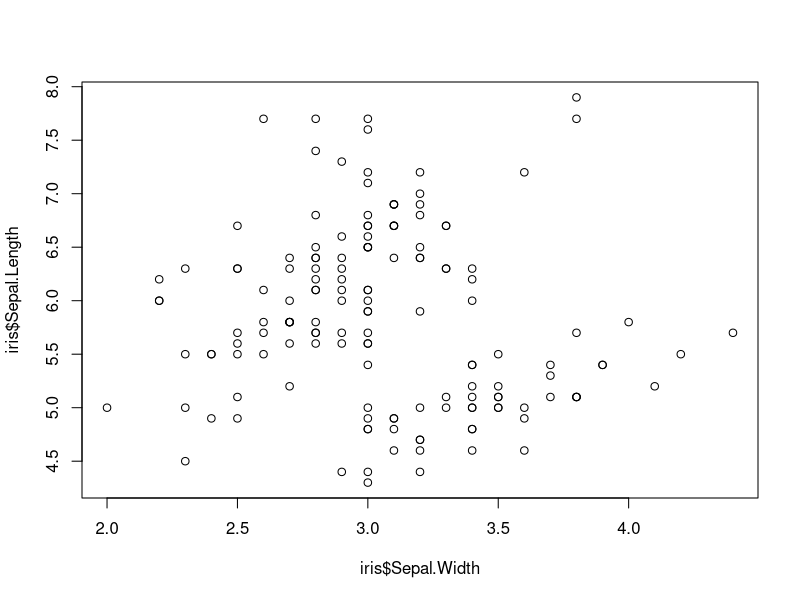
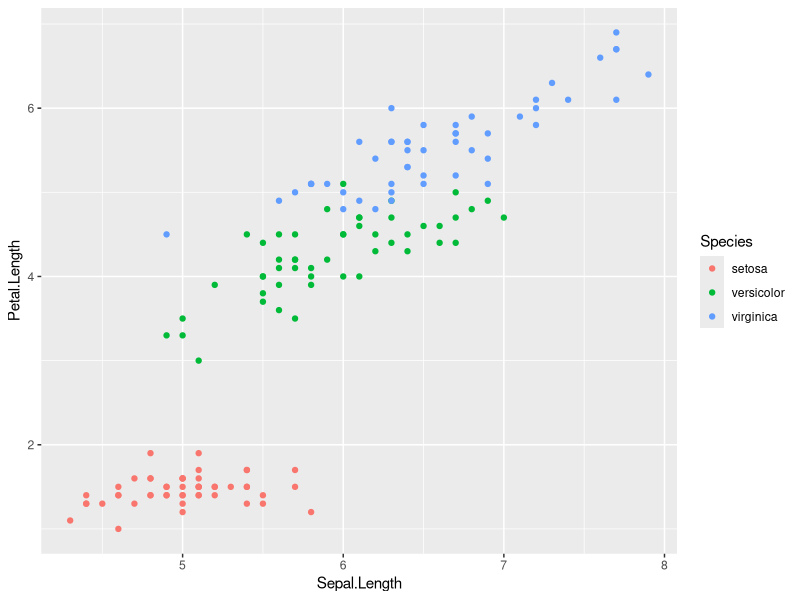
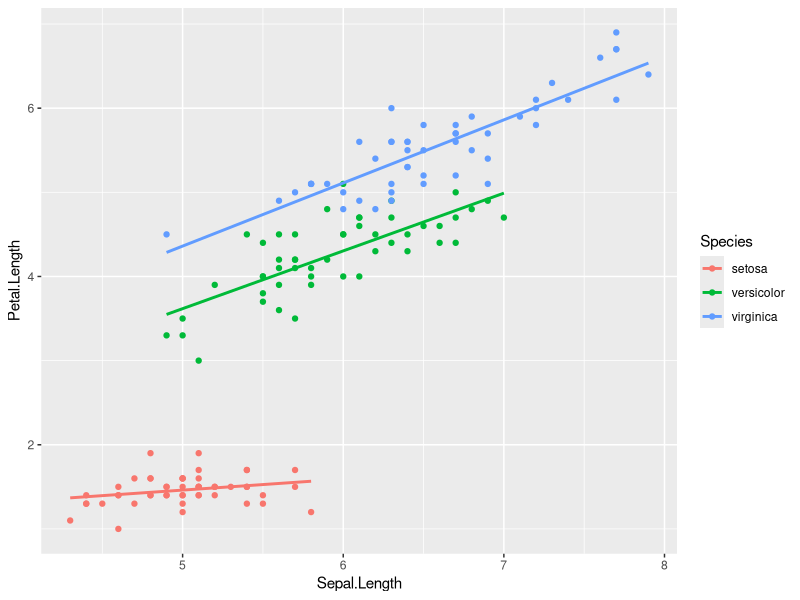
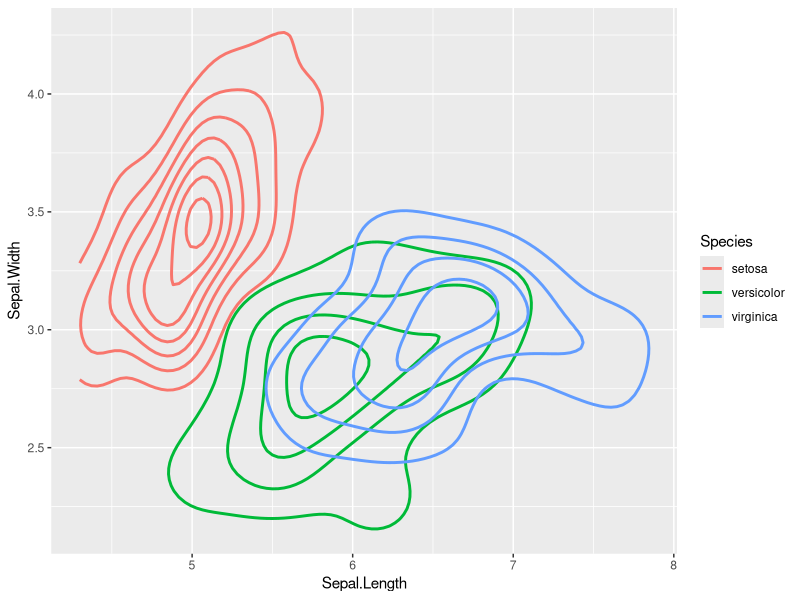
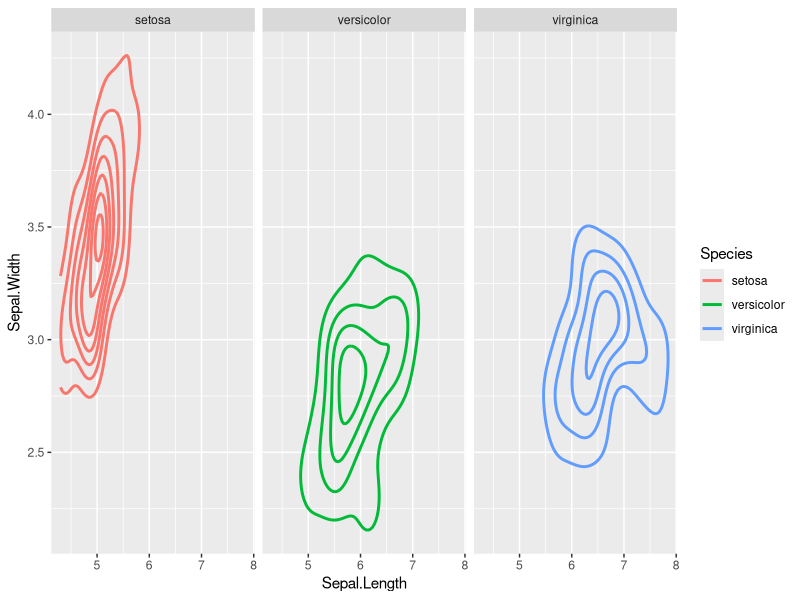
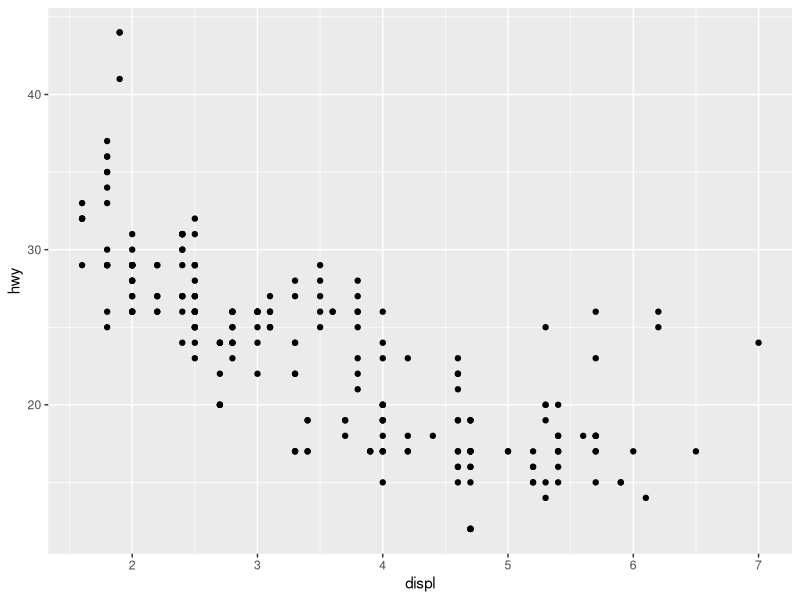
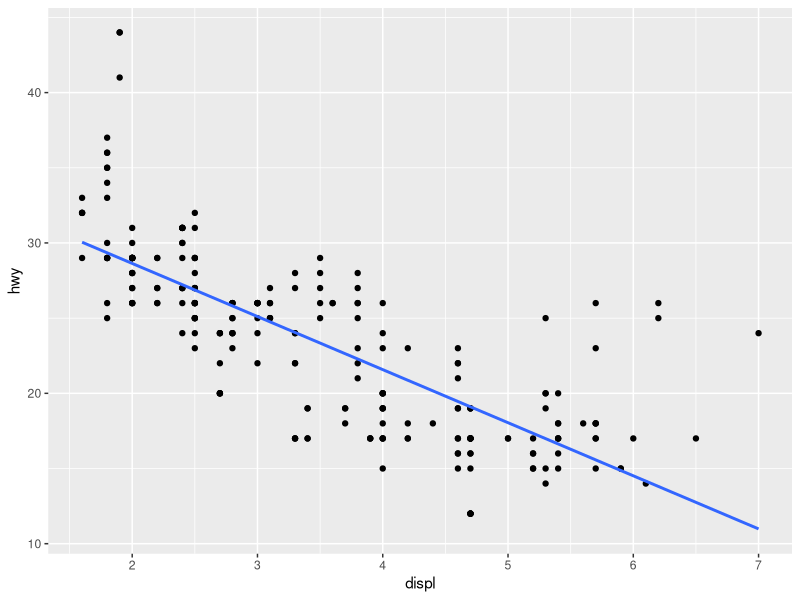
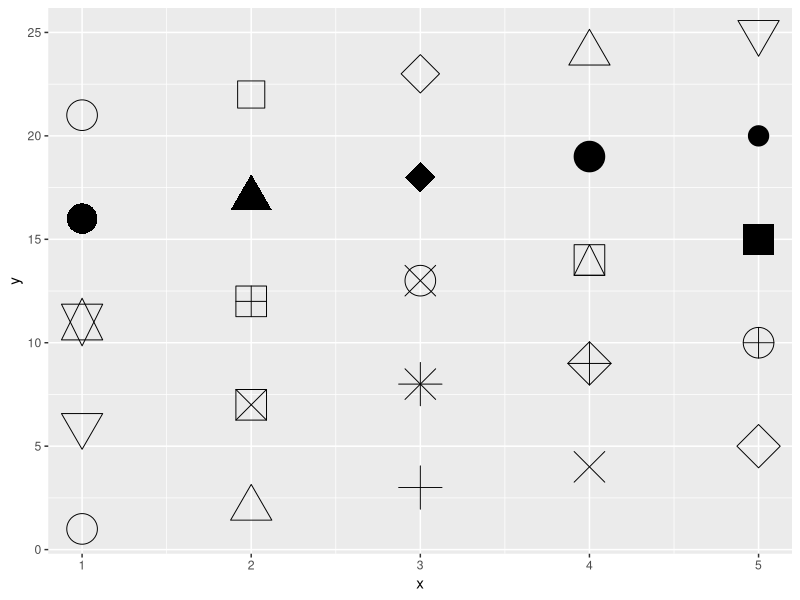

The R source for these figures, in order:

# Why ggplot2? ------------------------------------------------------------
library(ggplot2)
library(ggthemes)
# Using base R???s plot function
plot(iris$Sepal.Width, iris$Sepal.Length)
# Using ggplot2
ggplot(iris, aes(x = Sepal.Length, y = Petal.Length)) + 
  geom_point(aes(color = Species))

ggplot(iris, aes(x = Sepal.Length, y = Petal.Length,color = Species)) + 
  geom_point() +
  geom_smooth(method = "lm", se=F)
                                                                                  

ggplot (iris, aes (x = Sepal.Length, y = Sepal.Width,fill=Species)) +
  stat_density2d(geom="density2d", aes(color = Species,fill=Species),
                 size=1,contour=TRUE)
  
 
ggplot (iris, aes (x = Sepal.Length, y = Sepal.Width, fill = Species)) +
  stat_density2d(geom="density2d", aes(color = Species,fill=Species),
                 size=1,contour=TRUE)+
  facet_grid (. ~ Species)

# Constructing a ggplot2 Plot ---------------------------------------------

# Scatterplots ------------------------------------------------------------

# get to know the dataset
?mpg
head(mpg)

# Q: how many variables and observations are there in this dataset, what're their types?
{ # A: 
  summary(mpg)
  str(mpg)
}

# adding the base
g <- ggplot(data = mpg, aes(x = displ, y = hwy))
# adding the points
g + geom_point()

# adding the points and linear trend line
g + geom_point() + geom_smooth(method = "lm",se=F)

# Aesthetics --------------------------------------------------------------
## A look at all 25 symbols
{
df2 <- data.frame(x = 1:5 , y = 1:25, z = 1:25)
s <- ggplot(df2, aes(x = x, y = y))
s + geom_point(aes(shape = z), size = 10) + scale_shape_identity()
}
## While all symbols have a foreground colour, symbols 19-25 also take a
## background colour (fill)
{
s + geom_point(aes(shape = z), size = 10, colour = "Blue") +
  scale_shape_identity()
s + geom_point(aes(shape = z), size = 10, colour = "Blue", fill = "Black") +
  scale_shape_identity()
}
g + geom_point(aes(color = class))
g + geom_point(aes(size = class))
g + geom_point(aes(shape = class,size=5))
g + geom_point(aes(alpha = class))
# Q: what do color, size, shape and alpha 
{
# A: alpha sets the opacity of the point.  
}

# Faceting ----------------------------------------------------------------

g + geom_point() + facet_grid(. ~ cyl) # Here we create a separate subplot for each level of the cyl variable.

g + geom_point() + facet_grid(drv ~ .)

g + geom_point() + facet_grid(drv ~ cyl) # To facet your plot on the combination of two variables

g + geom_point() + facet_wrap( ~ class)

# Q: What if we replace facet_grid with facet_wrap?
# Q: How about replace facet_wrap ti facet_grid?

# Geoms -------------------------------------------------------------------

# Geometric objects are the actual marks we put on a plot. Examples include:
#   
# points (geom_point, for scatter plots, dot plots, etc)
# lines (geom_line, for time series, trend lines, etc)
# boxplot (geom_boxplot, for, well, boxplots!)

# ~ A plot must have at least one geom; there is no upper limit.
#   You can add a geom to a plot using the + operator

# You can get a list of available geometric objects using the code below:
help.search("geom_", package = "ggplot2")
# or simply type geom_<tab> in any good R IDE (such as Rstudio or ESS) 
# to see a list of functions starting with geom_


g + geom_smooth(se=F)  # method = "auto" is the default
# multiple geoms
g + geom_point() + 
  geom_smooth(se = FALSE)  # Turn off confidence band

# change the scatterplot to boxplot
g<-ggplot(data = mpg, aes(x = class, y = hwy)) + geom_point()
g + geom_boxplot()

# Q: How could we make the relationship between class and hwy easier to read?
{# A:
g <- ggplot(data = mpg, aes(x = reorder(class, hwy), y = hwy))
g + geom_boxplot()
}

# Q: Redraw the previous plots with the classes ordered by the median.
{
# A:
  ggplot(data = mpg, aes(x = reorder(class, hwy, median), y = hwy)) + 
  geom_boxplot()
}

# Example: Diamonds Data Set -------------------------------------------------------
diamonds
# Q: How to get to know the data?
{
# A: 
  summary(diamonds)
  str(diamonds)
  names(diamonds)
  dim(diamonds)
}

# 1. Bar chart
# The relationship between the x and z variables (two continuous variables)?
# Just the cut variable (a categorical variable)?
# Just the x variable (a continuous variable)?

ggplot(data = diamonds,aes(x = cut)) + 
  geom_bar(aes(fill = cut)) # fill by cut

ggplot(data = diamonds, aes(x = cut)) + 
  geom_bar(aes(color = cut)) # color by cut

# 2. Position Adjustments
# Note:
{
# If you map the fill aesthetic to another variable, 
# like cut, you get a stacked bar chart. 
# Each colored rectangle represents a combination of cut and color.
}
ggplot(data = diamonds, aes(x = color)) + 
  geom_bar(aes(fill = cut))

ggplot(data = diamonds, aes(x = color)) + 
  geom_bar(aes(fill = cut), position = "fill")

ggplot(data = diamonds, aes(x = color)) + 
geom_bar(aes(fill = cut), position = "dodge")
# Note:
{
# In the stacked bar chart, ggplot2 stacked bars that have the same cut value on top of each other. 
# In this plot, ggplot2 places bars that have the same cut value beside each other.
}

# What is strange about this graph?
ggplot(data = mpg, aes(x = cty, y = hwy)) + 
  geom_point()

ggplot(data = mpg, aes(x = cty, y = hwy)) + 
  geom_point(position = "jitter") # Unhide hidden data using jitter
# Note:
{
# You can avoid this gridding by setting the position adjustment to “jitter”. 
# position = "jitter" adds a small amount of random noise to each point. 
# This spreads the points out because no two points are likely to receive the same amount of random noise.  
  }

# It's just a short cut for a point geom with a jitter position adjustment.
ggplot(data = mpg, aes(x = cty, y = hwy)) + 
  geom_point(position = "jitter")

ggplot(data = mpg, aes(x = cty, y = hwy)) + 
  geom_jitter()

# geom_jitter() is another way to do position = "jitter"

# 3. Histograms
g <- ggplot(data = diamonds, aes(x = carat))
g + geom_histogram(binwidth = 1)

g + geom_histogram(binwidth = 0.1)

g + geom_histogram(binwidth = 0.01)

# Most parameters come with a preset default value.  
#stat_bin: binwidth defaulted to range/30.
g + geom_histogram()

# What if we want to see part of the histogram?
g <- ggplot(data = diamonds, aes(x = depth))
zoom <- coord_cartesian(xlim = c(55, 70))
g + geom_histogram(binwidth = 0.2) + zoom

# Fill=cut 
g + geom_histogram(aes(fill = cut), binwidth = 0.2) + 
  zoom

## Comparing Variables

g <- ggplot( data = diamonds, aes(x = depth)) 
zoom <- coord_cartesian(xlim = c(55, 70))
g + geom_histogram(binwidth = 0.2) + facet_wrap( ~ cut) + zoom

# Additional variables are sometimes hard to compare 
# if they are separated into facets because the shape 
# for smaller groups can be diminished or overshadowed by larger groups.

# What if we threw away the bars?
g + geom_freqpoly(aes(color = cut), binwidth = 0.2) +
facet_wrap( ~ cut) + zoom

# What if we just drew each on the same plot?
g + geom_freqpoly(aes(color = cut), binwidth = 0.2) + zoom 
g + geom_density(aes(color = cut)) + zoom

# Compare the distribution of prices for different cuts.
# Does anything seem unusual?

# Attempt #1: Faceting makes comparison hard in this case.
ggplot(data = diamonds, aes(x = price)) + 
  geom_histogram(binwidth = 500) + 
  facet_wrap(~ cut)

# Attempt #2: Stacked heights are also hard to compare.
ggplot(data = diamonds, aes(x = price)) + 
  geom_histogram(aes(fill = cut))

# Attempt #3: Better, but categories still have differing relative frequencies.
ggplot(data = diamonds, aes(x = price)) + 
  geom_freqpoly(aes(color = cut), binwidth = 500)

ggplot(data = diamonds, aes(x = price)) + 
  geom_density(aes(color = cut))

## Visualizing Big Data

g <- ggplot(data = diamonds, aes(x = carat, y = price)) 
g + geom_point(aes(color = cut))

# How do we work with visualizations when they become overwhelming 
# due to the amount of data?

g + geom_bin2d() # Heat map of 2d bin counts
g + geom_density2d() # 2d density plot
g + geom_point() + geom_density2d() # 2d density on top of a scatter plot
g + geom_smooth() # smooth line/ trend line
g + geom_smooth(aes(group = cut)) # trend lines by cut
g + geom_smooth(aes(color = cut)) # color the trend lines
g + geom_smooth(aes(color = cut), se = FALSE) # without confidence bands
g + geom_smooth(aes(color = cut), method = "lm", se = FALSE) # Regression lines
g + geom_smooth(aes(color = cut), method = "loess", se = FALSE) # LOESS smoother

# Adjust the size and/or transparency of points
g + geom_point()
g + geom_point(size = 0.5)
g + geom_point(alpha = 0.1)
g + geom_point(size = 0.5, alpha = 0.1)


# Saving Graphs -----------------------------------------------------------

# Uses size on screen
ggsave("my-plot.pdf")
ggsave("my-plot.png")
# Uses specified size
ggsave("my-plot.pdf", width = 6, height = 6)
ggsave("my-plot.png", width = 6, height = 6)


